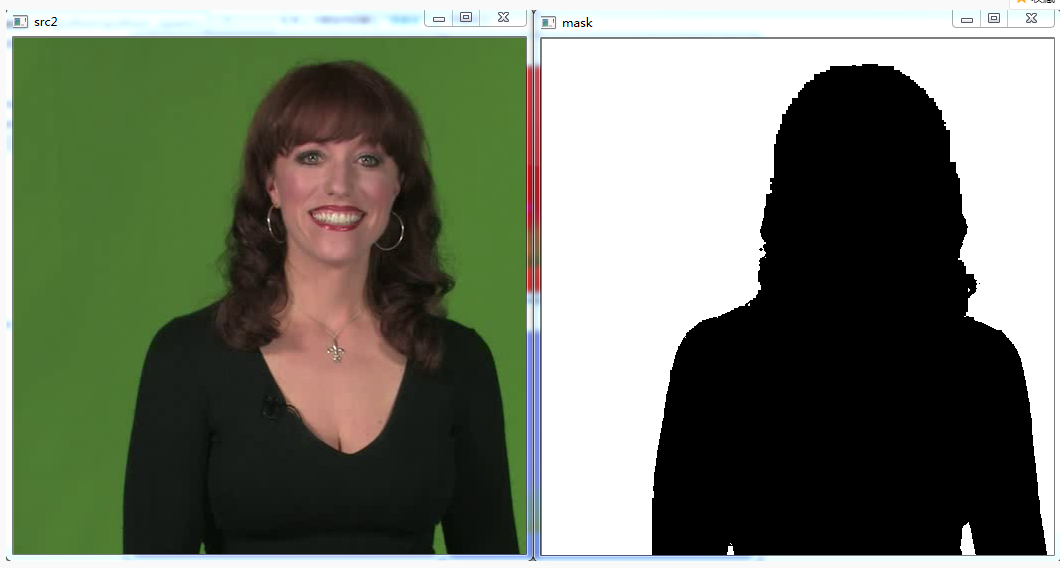
//> input picture opencv研习社/code_009色彩空间转换/0094.png, 1060 x 568 px, given in place of cat.jpg, which was not available
$ ./opencv_009   (built with g++ and OpenCV 4)
//> lines starting //> are read from the running program, lines starting //| are printed output that depends on the picture; after the words box and inside, x2 and y2 are one past the last pixel; in counts of white or black regions, pixels touching at a corner belong together; pictures that were not available may be replaced by others from this repository, and a replacement may not be noted
#include <opencv2/opencv.hpp>
#include <iostream>

using namespace cv;
using namespace std;

int main(int argc, const char *argv[])
{
	Mat src = imread("D:/vcprojects/images/cat.jpg");
//> src is the input picture: 568 rows x 1060 cols, CV_8UC3; mean B, G, R 104.3, 120.5, 113.4
	if (src.empty()) {
		printf("could not load image...\n");
		return -1;
	}
	namedWindow("input", WINDOW_AUTOSIZE);
	imshow("input", src);

	// RGB to HSV
	Mat hsv;
	cvtColor(src, hsv, COLOR_BGR2HSV);
//> hsv: 568 rows x 1060 cols, CV_8UC3; mean H, S, V 25.1, 52.3, 124.9
	imshow("hsv", hsv);
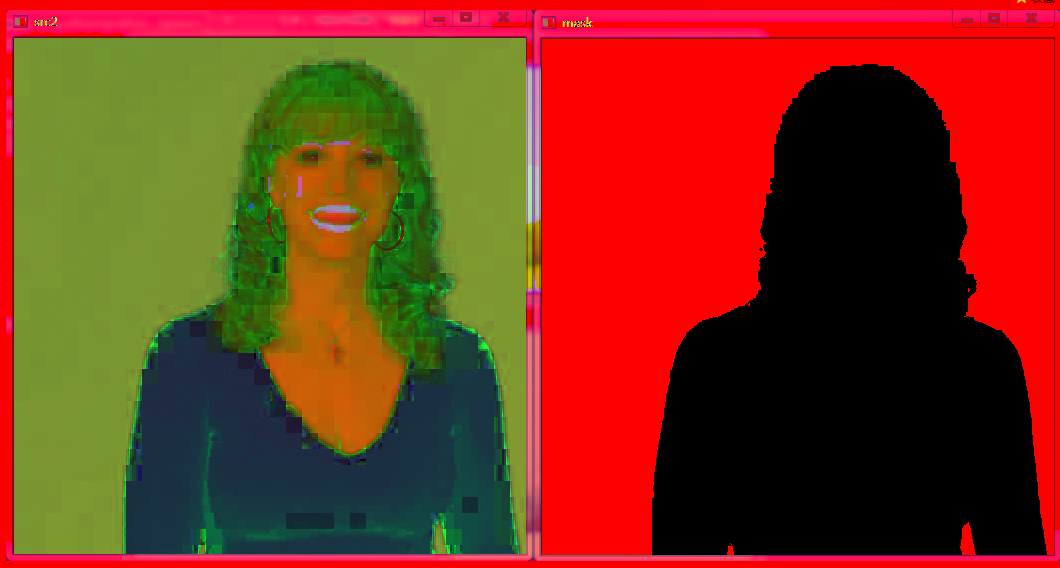
//> window 'hsv': 568 rows x 1060 cols, CV_8UC3; mean B, G, R 25.1, 52.3, 124.9

	// RGB to YUV
	Mat yuv;
	cvtColor(src, yuv, COLOR_BGR2YUV);
//> yuv: 568 rows x 1060 cols, CV_8UC3; mean of channels 0, 1, 2 116.5, 121.9, 125.3
	imshow("yuv", yuv);
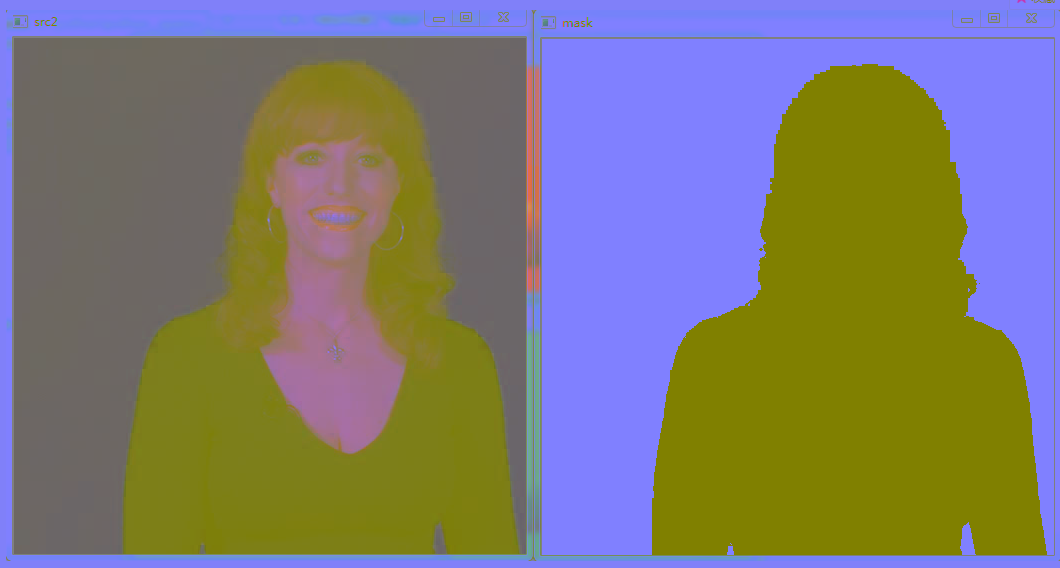
//> window 'yuv': 568 rows x 1060 cols, CV_8UC3; mean B, G, R 116.5, 121.9, 125.3

	// RGB to YUV
	Mat ycrcb;
	cvtColor(src, ycrcb, COLOR_BGR2YCrCb);
//> ycrcb: 568 rows x 1060 cols, CV_8UC3; mean of channels 0, 1, 2 116.5, 125.8, 121.1
	imshow("ycrcb", ycrcb);
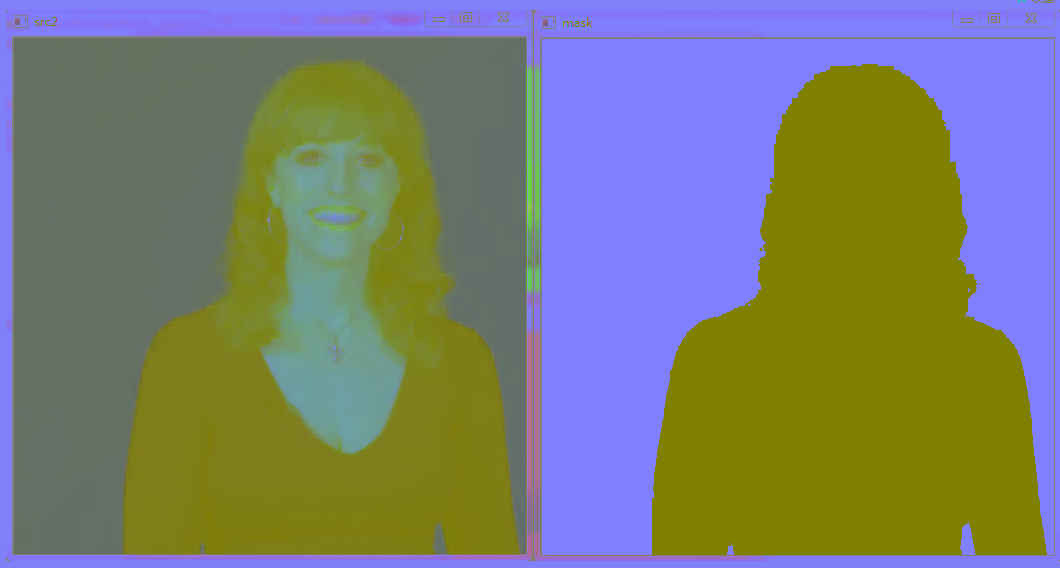
//> window 'ycrcb': 568 rows x 1060 cols, CV_8UC3; mean B, G, R 116.5, 125.8, 121.1

	Mat src2 = imread("D:/javaopencv/tinygreen.png");
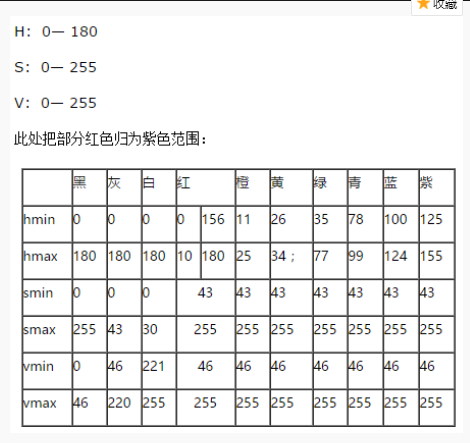
//> input picture opencv研习社/code_009色彩空间转换/0091.png, 470 x 443 px, given in place of tinygreen.png, which was not available
//> src2 is the input picture: 443 rows x 470 cols, CV_8UC3; mean B, G, R 237, 237.1, 237.1
	imshow("src2", src2);
	cvtColor(src2, hsv, COLOR_BGR2HSV);
//> hsv: 443 rows x 470 cols, CV_8UC3; mean H, S, V 4.4, 4.3, 238.6
	Mat mask;
	inRange(hsv, Scalar(35, 43, 46), Scalar(99, 255, 255), mask);
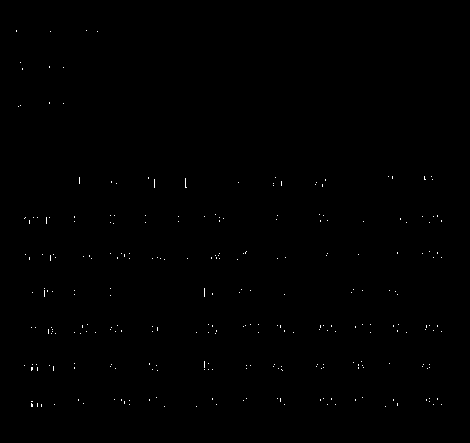
//> mask: 443 rows x 470 cols, CV_8UC1; 0.21% white in thin lines or dots, all inside (x1, y1, x2, y2) = (16, 30, 442, 407)
	imshow("mask", mask);

	waitKey(0);
	return 0;
}
